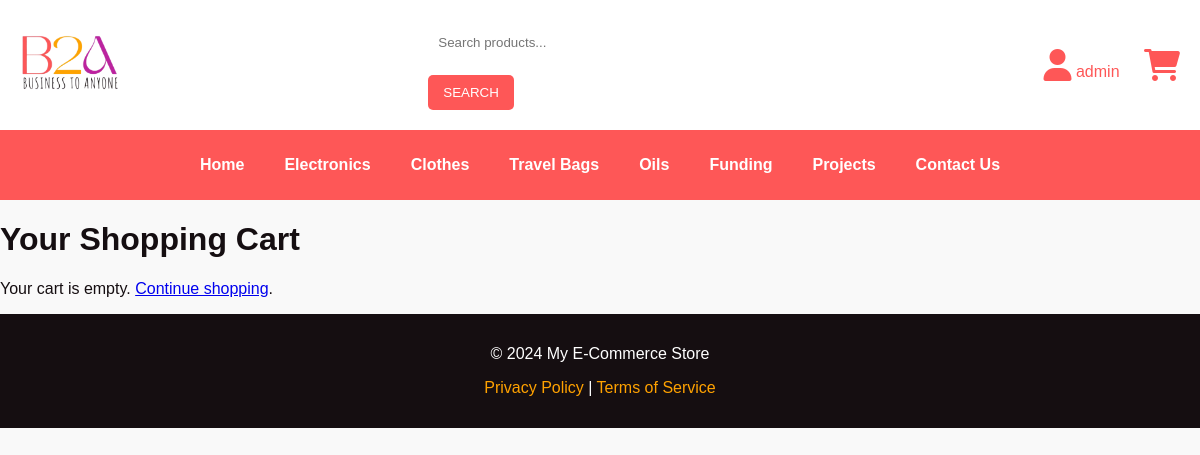
/cart/cart/ (signed in), run on the app's committed database.
### users/models.py (models this page shows, shortened)
class UserProfile(AbstractBaseUser, PermissionsMixin):
    email = models.EmailField(unique=True)
    username = models.CharField(max_length=255, unique=True)
    is_active = models.BooleanField(default=True)
    is_staff = models.BooleanField(default=False)
    objects = CustomUserManager()
    USERNAME_FIELD = 'email'  # ✅ Use email as the primary identifier
    REQUIRED_FIELDS = ['username']

### products/models.py (models this page shows, shortened)
class Category(models.Model):
    name = models.CharField(max_length=100)
    name_ar = models.CharField(max_length=100)

### cart/views.py (the view)
# urls.py: path('cart/', views.cart_view, name='cart_view'),
def cart_view(request):
    cart = get_or_create_cart(request)  # Get the cart associated with the session
    cart_items = CartItem.objects.filter(cart=cart)  # Filter items by this cart
    total_price = sum(item.product.price * item.quantity for item in cart_items)
    total_quantity = sum(item.quantity for item in cart_items)  # Sum up the quantities
    context = {
        'items': cart_items,
        'total_price': total_price,
        'total_quantity': total_quantity,  # Pass the total quantity
        'STRIPE_PUBLISHABLE_KEY': settings.STRIPE_PUBLIC_KEY  # Add this line
    }
    return render(request, 'cart/cart.html', context)

### cart/views.py (called while the page is built)
def get_or_create_cart(request):
    session_id = request.session.session_key
    if not session_id:
        request.session.create()  # Create a session if it doesn't exist
        session_id = request.session.session_key
    cart, created = Cart.objects.get_or_create(session_id=session_id)
    return cart

### products/context_processors.py (called while the page is built)
def category_list(request):
    categories = Category.objects.all()
    return {'categories': categories}

### cart/templates/cart/cart.html (shortened to what this page needs)
{% load static %}
<!DOCTYPE html>
<html lang="en">
<head>
    <link rel="stylesheet" href="{% static 'css/cart.css' %}">
    <link rel="stylesheet" href="https://cdnjs.cloudflare.com/ajax/libs/font-awesome/6.0.0-beta3/css/all.min.css">
</head>
<body>
    <header>
        <div class="logo">
            <a href="{% url 'product_list' %}"><img src="{% static 'img/b2apng.png' %}" alt="logo"></a>
        </div>
        <div class="search-bar">
            <form method="get" action="{% url 'product_list' %}">
                <input type="text" name="q" value="{{ request.GET.q }}" placeholder="Search products...">
                <button type="submit">Search</button>
            </form>
        </div>
        <div class="user-icons">
            <a href="{% url 'profile_view' %}"><i class="fa-solid fa-user"></i>
                {% if user.is_authenticated %}
                    {{ user.username }}
                {% else %}
                    Guest
                {% endif %}
            </a>
            <a href="{% url 'cart_view' %}"><i class="fa-solid fa-cart-shopping"></i></a>
        </div>
    </header>
    <nav>
        <ul>
            <li><a href="{% url 'product_list' %}">Home</a></li>
            {% for category in categories %}
                <li><a href="{% url 'product_by_category' category_id=category.id %}">{{ category.name }}</a></li>
            {% endfor %}
            <li><a href="{% url 'contact' %}">Funding</a></li>
            <li><a href="{% url 'contact' %}">Projects</a></li>
            <li><a href="{% url 'contact' %}">Contact Us</a></li>
        </ul>
    </nav>
    <main>
        <h1>Your Shopping Cart</h1>
        {% if items %}
        <section class="cart-items">
            {% for item in items %}
            <div class="cart-item">
                <img src="{{ item.product.detail_image_1.url }}" alt="{{ item.product.title }}">
                <div class="item-details">
                    <h3>{{ item.product.title }}</h3>
                    <p>Price: ${{ item.product.price }}</p>
                    <form action="{% url 'update_cart_item' item.id %}" method="post">
                        {% csrf_token %}
                        <div class="quantity-controls">
                            <button type="submit" name="action" value="decrease" {% if item.quantity == 1 %}disabled{% endif %}>-</button>
                            <span>{{ item.quantity }}</span>
                            <button type="submit" name="action" value="increase">+</button>
                        </div>
                    </form>
                </div>
                <div class="item-total">
                    <p>Total: ${{ item.get_total_price }}</p>
                    <form action="{% url 'remove_from_cart' item.id %}" method="post">
                        {% csrf_token %}
                        <button type="submit" class="remove-item">Remove</button>
                    </form>
                </div>
            </div>
            {% endfor %}
        </section>
        <div class="cart-summary">
            <h2>Cart Summary</h2>
            <p>Total Items: {{ total_quantity }}</p>
            <p>Total Price: ${{ total_price }}</p>
            <button class="checkout" id="checkout-button">Proceed to Checkout</button>
        </div>
        {% else %}
        <p>Your cart is empty. <a href="{% url 'product_list' %}">Continue shopping</a>.</p>
        {% endif %}
    </main>
    <footer>
        <p>&copy; 2024 My E-Commerce Store</p>
        <p><a href="#">Privacy Policy</a> | <a href="#">Terms of Service</a></p>
    </footer>
</body>
</html>

### static/css/cart.css (style rules this page uses)
body { font-family: Arial, sans-serif; margin: 0; padding: 0; background-color: #f9f9f9; color: #150e11; }
header { display: flex; justify-content: space-between; align-items: center; padding: 20px; background-color: white; color: #fe5757; }
header .logo img { margin: 5px 0; width: 100px; height: auto; }
header .search-bar { display: flex; align-items: center; gap: 10px; }
header .search-bar input { padding: 10px; border: none; border-radius: 5px; flex: 1; }
header .search-bar button { padding: 10px 15px; background-color: #fe5757; color: white; border: none; border-radius: 5px; cursor: pointer; }
header .user-icons a { margin-left: 20px; color: #fe5757; text-decoration: none; }
header .user-icons i { font-size: 32px; }
nav { background-color: #fe5757; padding: 10px 0; }
nav ul { list-style: none; padding: 0; display: flex; justify-content: center; }
nav ul li { margin: 0 20px; }
nav ul li a { color: white; text-decoration: none; font-weight: bold; }
.search-bar { display: flex; align-items: center; gap: 10px; transition: all 0.3s ease; }
input[type="text"] { width: 100%; padding: 10px; margin: 5px 0 15px 0; border: 1px solid #ddd; border-radius: 5px; }
button { background-color: #fe5757; color: white; border: none; padding: 10px 20px; border-radius: 5px; cursor: pointer; text-transform: uppercase; }
footer { background-color: #150e11; color: white; text-align: center; padding: 15px 0; position: relative; bottom: 0; width: 100%; }
footer a { color: #ffa200; text-decoration: none; }

### data on the page
UserProfile: username "admin"
Category: name "Electronics"
Category: name "Clothes"
Category: name "Travel Bags"
Category: name "Oils"
